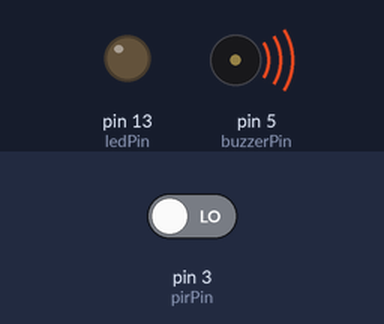
Bench run of a sketch on a simulated Arduino Uno, built with avr-gcc and run on an emulated ATmega328P. Shown: output pins drawn as LEDs (lit = HIGH), buzzer (waves = sounding). The inputs (shaded band) are chosen by the test bench; at power-on: pin 3 (pirPin) LOW. Pins used as bus, display or sensor lines are not drawn; what the sketch prints to the serial monitor is not drawn.

Above: at 6.2 s.
6.3 s: pin 3 (pirPin) driven HIGH
At 6.7 s:
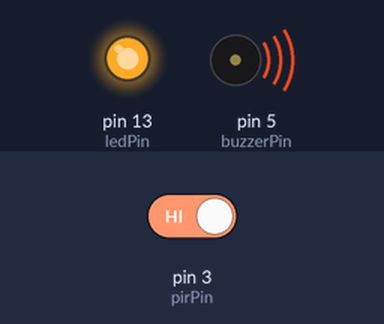
12.8 s: pin 3 (pirPin) driven LOW
At 14.1 s:
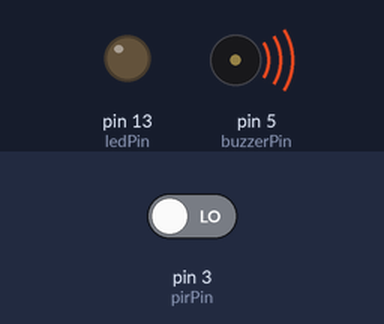
Timing chart, 0 to 15.3 s (numbered marks = the images above; inputs shaded):
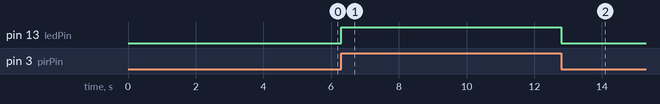

Measured:
- after the input at 6.3 s, pin 13 (ledPin): LOW → HIGH at once
- after the input at 12.8 s, pin 13 (ledPin): HIGH → LOW at once

The sketch:

Uno_firmware.ino
```cpp
#include <ArduinoJson.h>

int calibrationTime = 5;
long unsigned int lowIn;
long unsigned int pause = 5000;
boolean lockLow = true;
boolean takeLowTime;
int pirPin = 3;
int ledPin = 13;
int buzzerPin = 5;
String message = "";
bool messageReady = false;

void setup() {

  Serial.begin(9600);
  pinMode(pirPin, INPUT);
  pinMode(ledPin, OUTPUT);
  pinMode(buzzerPin, OUTPUT);
  digitalWrite(pirPin, LOW);

  beep(10);
  delay(10);

  Serial.print("calibrating sensor ");
    for(int i = 0; i < calibrationTime; i++){
      Serial.print(".");
      delay(1000);
  }

  Serial.println(" done");
  Serial.println("MOTION SENSOR ACTIVE");
  delay(50);

}

void loop(){

  DynamicJsonDocument doc(1024);
  DeserializationError error = deserializeJson(doc, message);

  while(Serial.available()){
    message = Serial.readString();
    messageReady = true;
  }

  if(digitalRead(pirPin) == HIGH){
    digitalWrite(ledPin, HIGH);
    digitalWrite(buzzerPin, HIGH);

    if(messageReady){

      if(error){
        Serial.print(F("deserializeJson() failed: "));
        Serial.println(error.c_str());
        messageReady = false;
        return;
      }

      if(doc["type"] == "request"){
        doc["type"] = "response";
        doc["motion"] = true;
        serializeJson(doc, Serial);
      }
      else{
        doc["type"] = "response";
        doc["motion"] = false;
        serializeJson(doc, Serial);
      }

      if(lockLow){
        lockLow = false;

        Serial.println("\n");
        Serial.print("Motion detected at ");
        Serial.print(millis()/1000);
        Serial.println(" sec");

        Serial.print("Sound the buzzer ");

        beep(20);
        delay(50);
      }

      takeLowTime = true;

    }

    messageReady = false;

    }

    if(digitalRead(pirPin) == LOW){
      digitalWrite(ledPin, LOW);

      if(takeLowTime){
        lowIn = millis();
        takeLowTime = false;
      }

      if(!lockLow && millis() - lowIn > pause){

        lockLow = true;
        Serial.println("\n");
        Serial.print("motion ended at ");
        Serial.print((millis() - pause)/1000);
        Serial.println(" sec");
        delay(50);
      }

  }

}

void beep(unsigned char delayms) {
      analogWrite(buzzerPin, 10);
      delay(delayms);
      analogWrite(buzzerPin, 0);
      delay(delayms);
}
```
